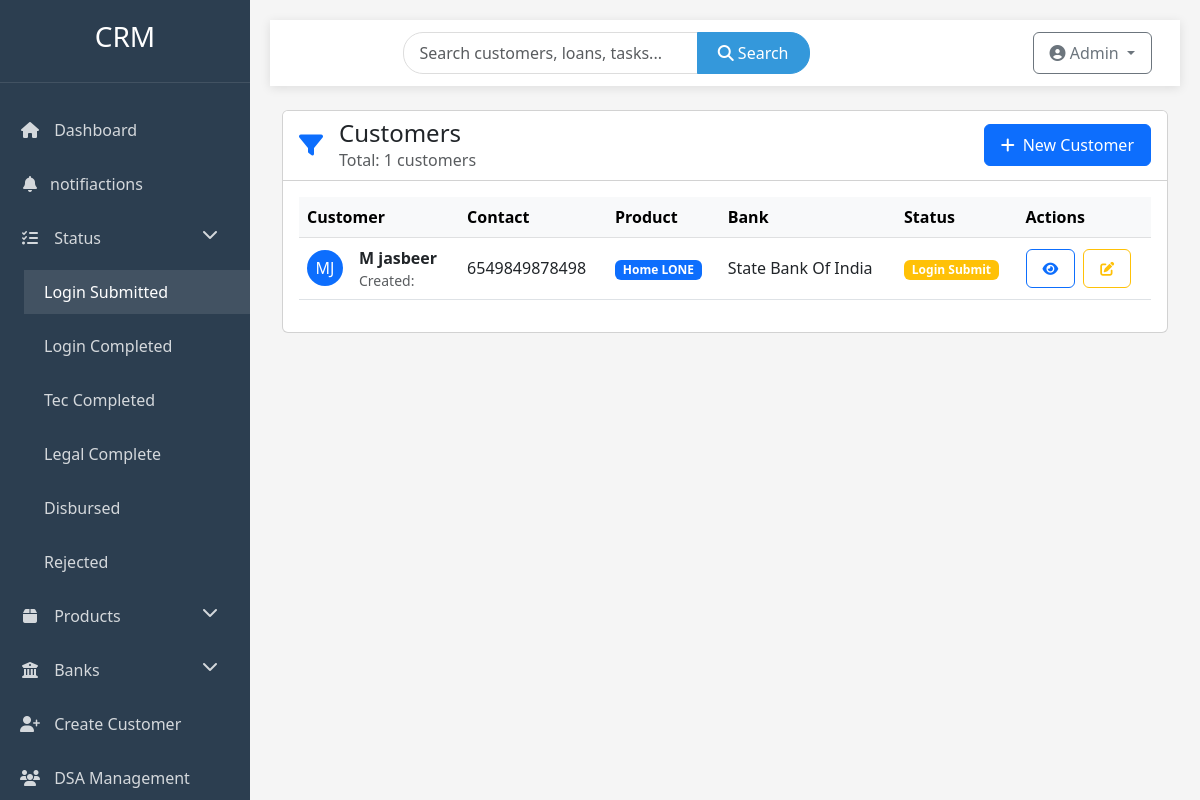
Screenshot of /status_filter/login_submit (signed in) with the database file from the repository.
### profiles/models.py (models this page shows, shortened)
class Customer(models.Model):
    user = models.ForeignKey(Account, on_delete=models.CASCADE, null=True, blank=True,related_name='customers' )
    f_name = models.CharField(max_length=50)
    l_name = models.CharField(max_length=50)
    phone_num = models.IntegerField()
    product = models.CharField(choices=PRODUCT_CHOICE, max_length=20)
    bank = models.CharField(choices=BANK_CHOICE, max_length=20)
    status = models.CharField(choices=STATUS_CHOICES, max_length=20)
    type = models.CharField(choices=TYPE_CHOICES, max_length=4)
    dsa = models.ForeignKey(DSA, on_delete=models.SET_NULL, null=True, blank=True)
    created_date = models.DateField(auto_now_add=True)

### profiles/views.py (the view)
# urls.py: path('status_filter/<slug:status>',views.status_filter.as_view(),name='status_filter'),
class status_filter(View):
    def get(self,request,status):
        customers =Customer.objects.filter(user=request.user,status=status)
        return render(request,'status_filter.html',{'customers':customers,'status':status})

### templates/status_filter.html (shortened to what this page needs)
{% extends 'base.html' %}
{% block content %}
<div class="row animate-fade">
    <div class="col-12">
        <div class="card">
            <div class="card-header bg-white">
                <div class="d-flex justify-content-between align-items-center">
                    <div class="d-flex align-items-center">
                        <i class="fas fa-filter me-3 text-primary" style="font-size: 1.5rem;"></i>
                        <div>
                            <h4 class="mb-0">{{ status_name }} Customers</h4>
                            <p class="text-muted mb-0">Total: {{ customers.count }} customers</p>
                        </div>
                    </div>
                    <a href="{% url 'create_customer' %}" class="btn btn-primary">
                        <i class="fas fa-plus me-2"></i>New Customer
                    </a>
                </div>
            </div>
            <div class="card-body">
                {% if customers %}
                <div class="table-responsive">
                    <table class="table table-hover align-middle">
                        <thead class="table-light">
                            <tr>
                                <th>Customer</th>
                                <th>Contact</th>
                                <th>Product</th>
                                <th>Bank</th>
                                <th>Status</th>
                                <th>Actions</th>
                            </tr>
                        </thead>
                        <tbody>
                            {% for customer in customers %}
                            <tr>
                                <td>
                                    <div class="d-flex align-items-center">
                                        <div class="avatar bg-primary text-white rounded-circle d-flex align-items-center justify-content-center me-3" style="width: 36px; height: 36px;">
                                            {{ customer.f_name|first|upper }}{{ customer.l_name|first|upper }}
                                        </div>
                                        <div>
                                            <strong>{{ customer.f_name }} {{ customer.l_name }}</strong>
                                            <div class="text-muted small">Created: {{ customer.created_at|date:"M d, Y" }}</div>
                                        </div>
                                    </div>
                                </td>
                                <td>{{ customer.phone_num }}</td>
                                <td>
                                    <span class="badge
                                        {% if customer.product == 'HL' %}bg-primary
                                        {% elif customer.product == 'PL' %}bg-success
                                        {% elif customer.product == 'BL' %}bg-warning
                                        {% elif customer.product == 'CL' %}bg-info
                                        {% else %}bg-secondary{% endif %}">
                                        {{ customer.get_product_display }}
                                    </span>
                                </td>
                                <td>{{ customer.get_bank_display }}</td>
                                <td>
                                    <span class="badge bg-{% if customer.status == 'disp' %}success{% elif customer.status == 'reject' %}danger{% else %}warning{% endif %}">
                                        {{ customer.get_status_display }}
                                    </span>
                                </td>
                                <td>
                                    <div class="d-flex gap-2">
                                        <a href="{% url 'details' customer.pk %}" class="btn btn-sm btn-outline-primary">
                                            <i class="fas fa-eye"></i>
                                        </a>
                                        <a href="{% url 'edit' customer.pk %}" class="btn btn-sm btn-outline-warning">
                                            <i class="fas fa-edit"></i>
                                        </a>
                                    </div>
                                </td>
                            </tr>
                            {% endfor %}
                        </tbody>
                    </table>
                </div>
                {% else %}
                <div class="text-center py-5">
                    <i class="fas fa-users-slash fa-3x text-muted mb-3"></i>
                    <h5>No {{ status_name }} Customers Found</h5>
                    <p class="text-muted">Click the button above to add a new customer</p>
                </div>
                {% endif %}
            </div>
        </div>
    </div>
</div>
{% endblock %}

### static/css/base/base.css (style rules this page uses)
:root { --primary-color: #3498db; --secondary-color: #2c3e50; --accent-color: #e74c3c; --light-color: #ecf0f1; --dark-color: #2c3e50; --sidebar-width: 250px; }
body { font-family: 'Segoe UI', Tahoma, Geneva, Verdana, sans-serif; background-color: #f5f5f5; color: #333; display: flex; min-height: 100vh; overflow-x: hidden; }
.table-responsive { overflow-x: auto; -webkit-overflow-scrolling: touch; }
.btn { padding: 0.5rem 1rem; font-weight: 500; border-radius: 0.375rem; }

### rows the page displays
Customer: f_name|first "M", l_name|first "J", f_name "M", l_name "jasbeer", phone_num "6549849878498", product "Home LONE", bank "State Bank Of India", status "Login Submit"

### other values shown
{{ customers.count }} "1"
